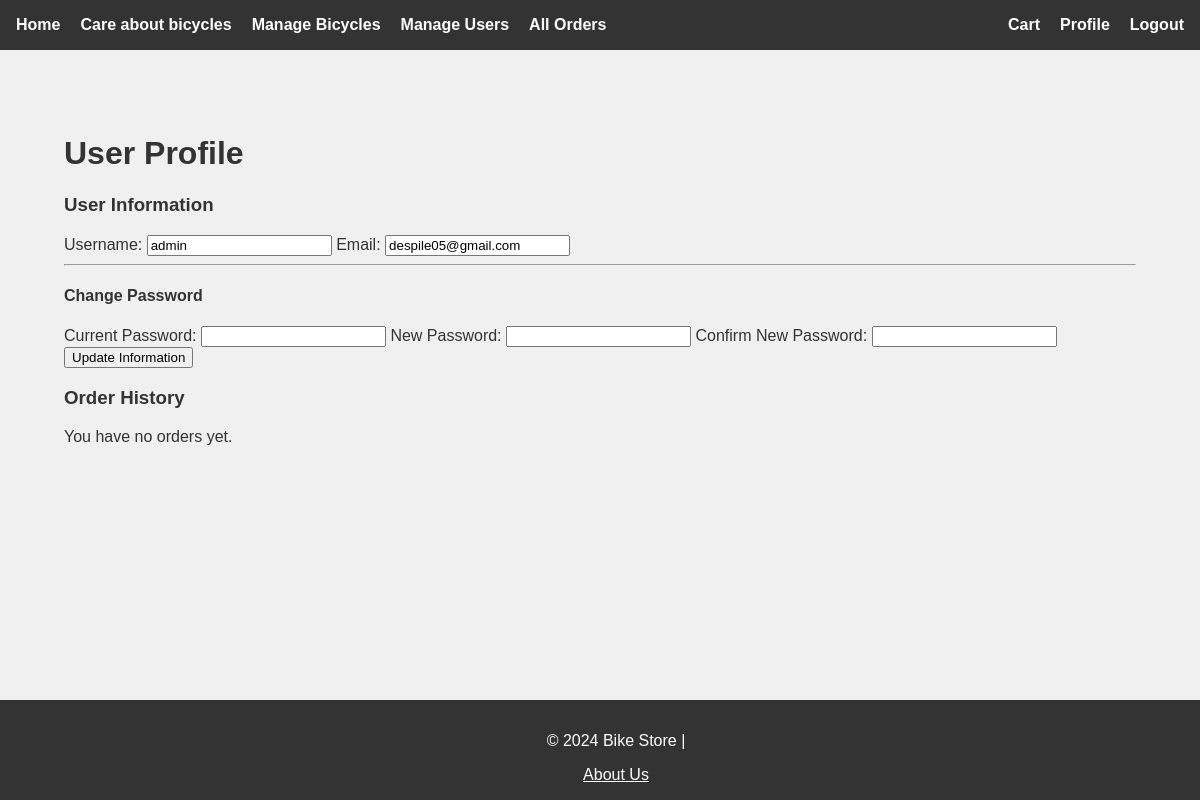
Before: /profile/profile (signed in) with the older database file.
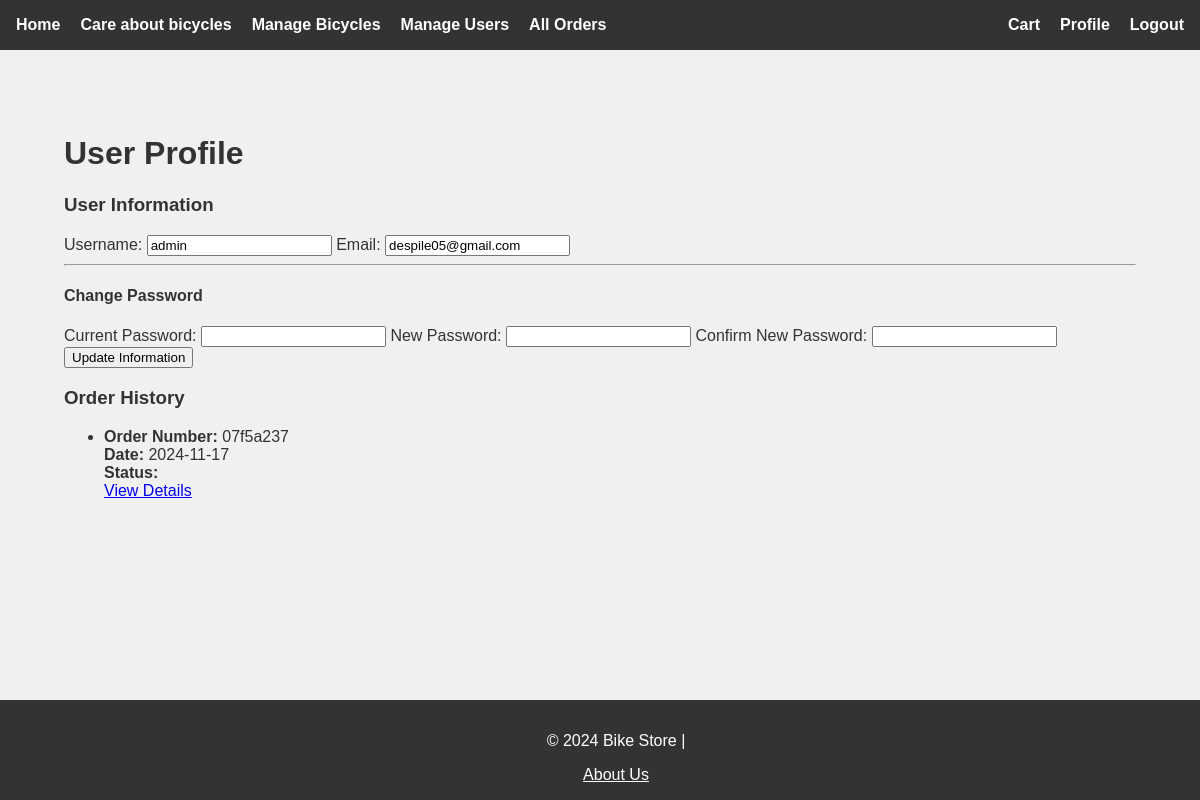
After: the same page with the newer database file.
### app/models/bicycle.py (models this page shows)
class Order(db.Model):
    id = db.Column(db.Integer, primary_key=True)
    order_number = db.Column(db.String(100), nullable=False, unique=True)
    user_id = db.Column(db.Integer, db.ForeignKey('user.id'), nullable=False)
    date_created = db.Column(db.DateTime, default=datetime.utcnow)
    user = db.relationship('User', back_populates='orders')
    bicycles = db.relationship('Bicycle', secondary=order_bicycles, back_populates='orders')

### app/main/routes.py (the view, shortened to what this page needs)
@profile.route('/profile', methods=['GET', 'POST'])
@login_required
def user_profile():
    orders = Order.query.filter_by(user_id=current_user.id).all()
    return render_template('profile/profile.html', user=current_user, orders=orders)

### app/__init__.py (called while the page is built)
@login_manager.user_loader
def load_user(user_id):
    return User.query.get(int(user_id))

### app/templates/profile/profile.html (shortened to what this page needs)
{% extends "base.html" %}
{% block content %}
<main>
    <h1>User Profile</h1>
    <h3>User Information</h3>
<form method="POST" action="{{ url_for('profile.user_profile') }}">
    <label for="username">Username:</label>
    <input type="text" id="username" name="username" value="{{ user.username }}" required>
    <label for="email">Email:</label>
    <input type="email" id="email" name="email" value="{{ user.email }}" required>
    <hr>
    <h4>Change Password</h4>
    <label for="current_password">Current Password:</label>
    <input type="password" id="current_password" name="current_password" required>
    <label for="new_password">New Password:</label>
    <input type="password" id="new_password" name="new_password" required>
    <label for="confirm_password">Confirm New Password:</label>
    <input type="password" id="confirm_password" name="confirm_password" required>
    <button type="submit">Update Information</button>
</form>
    <h3>Order History</h3>
    {% if orders %}
        <ul class="order-history">
            {% for order in orders %}
                <li>
                    <strong>Order Number:</strong> {{ order.order_number }}<br>
                    <strong>Date:</strong>
                    {% if order.date_created %}
                        {{ order.date_created.strftime('%Y-%m-%d') }}
                    {% else %}
                        Unknown
                    {% endif %}
                    <br>
                    <strong>Status:</strong> {{ order.status }}<br>
                    <a href="{{ url_for('profile.view_order', order_id=order.id) }}">View Details</a>
                </li>
            {% endfor %}
        </ul>
    {% else %}
        <p>You have no orders yet.</p>
    {% endif %}
</main>
{% endblock %}

Changed rows visible on the page:
added Order: order_number "07f5a237", date_created "2024-11-17"
Other visible differences:
text no longer shown: "You have no orders yet."
